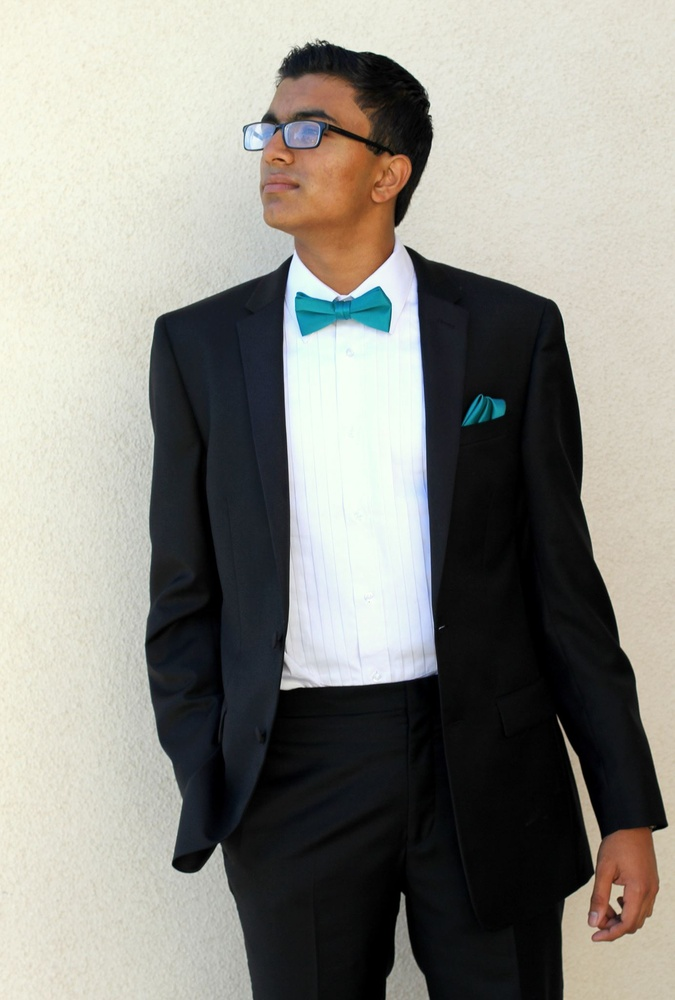
#> input picture OpenCVImageBackgroundRemoval/neil1234.jpg, 675 x 1000 px, shrunk from 1383 x 2048 before the run
$ python removeBackground.py
#> lines starting #> are read from the running program, lines starting #| are printed output that depends on the picture
import numpy as np
import cv2

cv2.namedWindow('image', cv2.WINDOW_NORMAL)

#Load the Image
imgo = cv2.imread('neil1234.jpg')
#> imgo is the input picture: shape (1000, 675, 3); mean B, G, R 133.7, 140.4, 141.3
height, width = imgo.shape[:2]
#> height = 1000; width = 675

#Create a mask holder
mask = np.zeros(imgo.shape[:2],np.uint8)

#Grab Cut the object
bgdModel = np.zeros((1,65),np.float64)
fgdModel = np.zeros((1,65),np.float64)

#Hard Coding the Rect The object must lie within this rect.
rect = (10,10,width-30,height-30)
#> rect = (10, 10, 645, 970)
cv2.grabCut(imgo,mask,rect,bgdModel,fgdModel,20,cv2.GC_INIT_WITH_RECT)
mask = np.where((mask==2)|(mask==0),0,1).astype('uint8')
img1 = imgo*mask[:,:,np.newaxis]
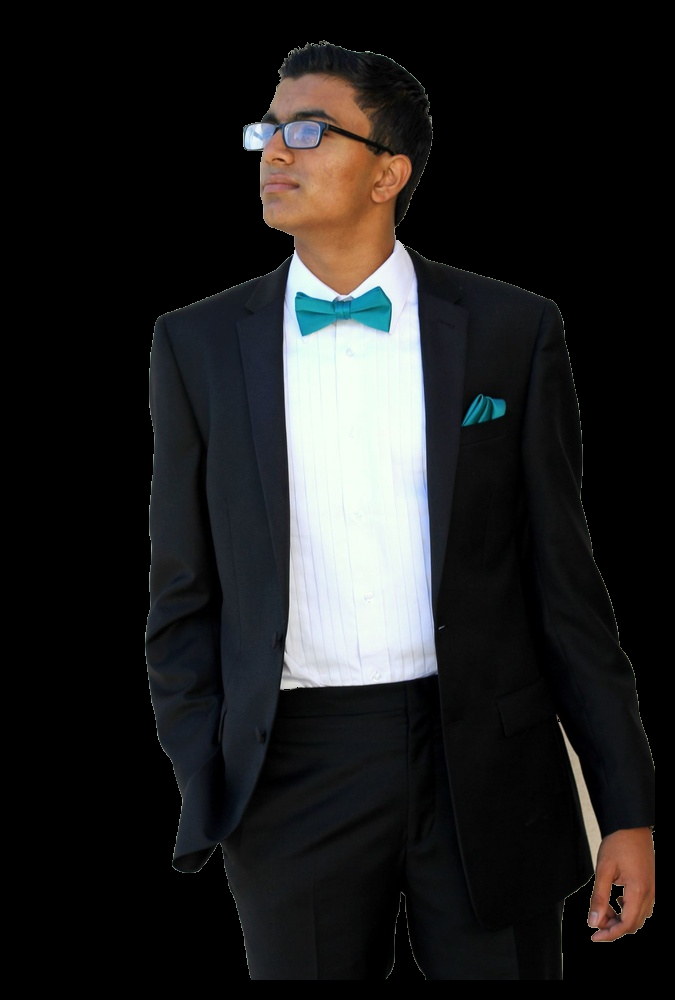
#> img1: shape (1000, 675, 3); mean B, G, R 32.2, 32.2, 32.3

#Get the background
background = imgo - img1
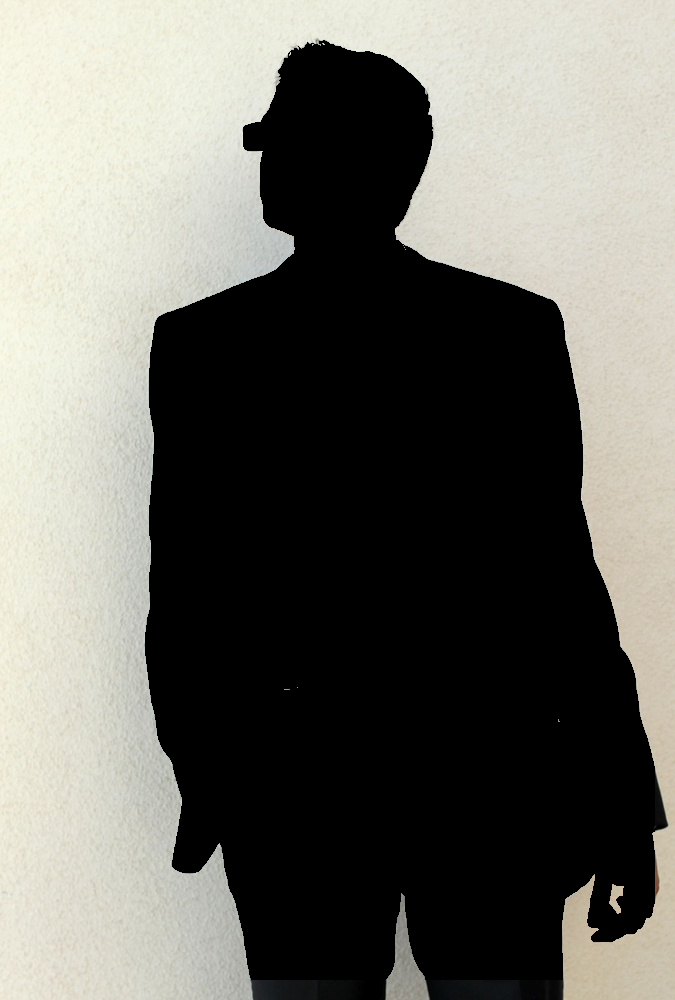
#> background: shape (1000, 675, 3); mean B, G, R 101.5, 108.2, 109.1

#Change all pixels in the background that are not black to white
background[np.where((background > [0,0,0]).all(axis = 2))] = [255,255,255]
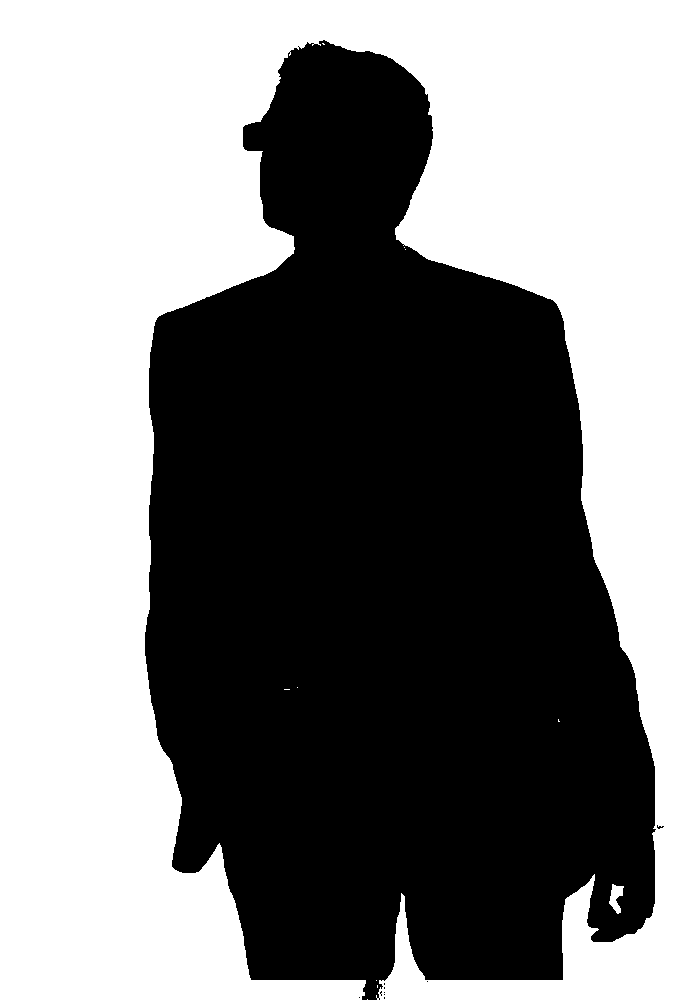
#> background: shape (1000, 675, 3); mean B, G, R 127.3, 127.3, 127.3

#Add the background and the image
final = background + img1
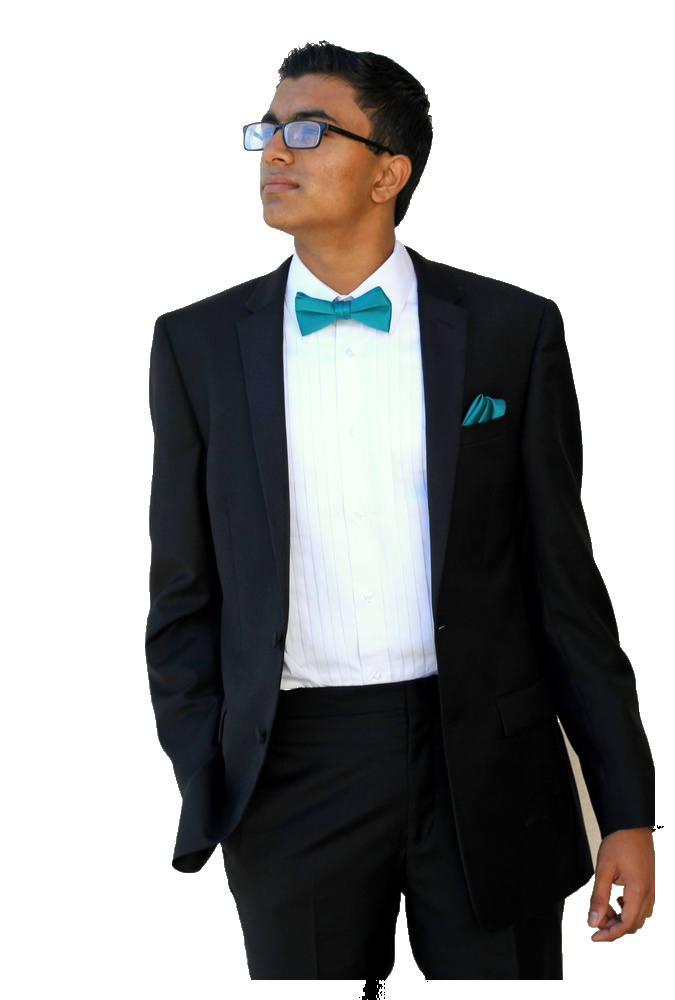
#> final: shape (1000, 675, 3); mean B, G, R 159.5, 159.5, 159.6

#To be done - Smoothening the edges
cv2.imwrite('neil1234_out.jpg', final)
cv2.imwrite('neil1234_out_background.jpg', background)
cv2.imshow('image', final )

k = cv2.waitKey(0)
#> (key Esc is pressed here)

if k==27:
    cv2.destroyAllWindows()
